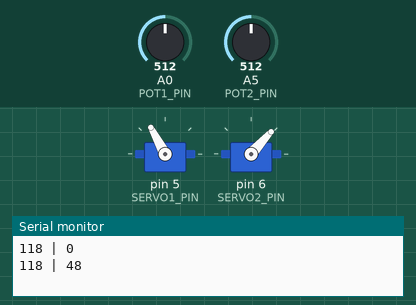
Simulated run of this sketch. Board: Arduino Uno, built with avr-gcc and run on an emulated ATmega328P. Shown: 2 × servo, the last lines printed to the serial monitor. Inputs (shaded band) come from the test bench; at power-on: A0 (POT1_PIN) = 512, A5 (POT2_PIN) = 512.

Above: at 1.2 s.
1.3 s: A0 (POT1_PIN) set to 716
At 2.5 s:
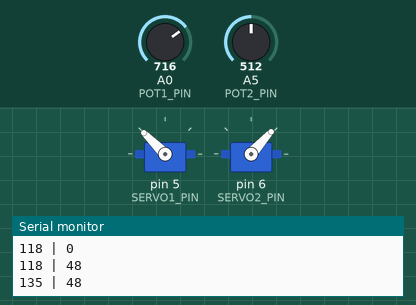
2.8 s: A5 (POT2_PIN) set to 716
At 3.6 s:
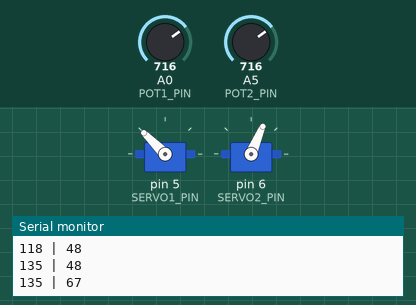
4.3 s: A0 (POT1_PIN) set to 900
At 4.7 s:
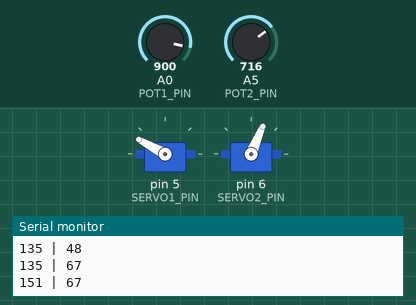
5.8 s: A5 (POT2_PIN) set to 900
At 7.0 s:
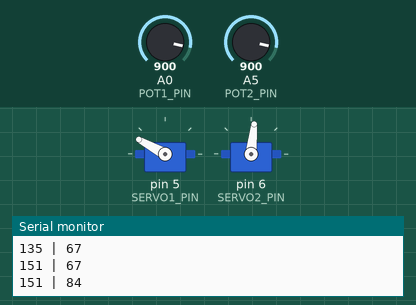
7.3 s: A0 (POT1_PIN) set to 1023
At 8.2 s:
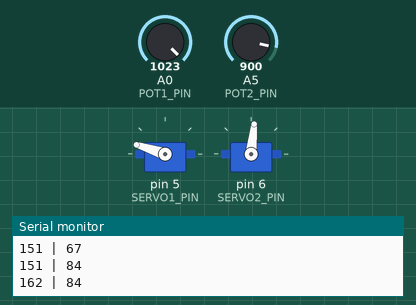
8.8 s: A5 (POT2_PIN) set to 511
At 9.3 s:
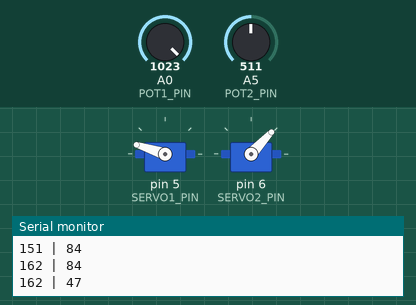
Timing chart, 0 to 11.3 s (numbered marks = the images above; inputs shaded):
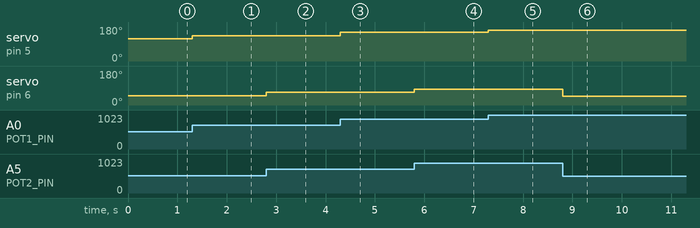

Measured:
- after the input at 1.3 s, servo on pin 5 (SERVO1_PIN): 118° → 135° at once
- after the input at 2.8 s, servo on pin 6 (SERVO2_PIN): 48° → 67° at once
- after the input at 4.3 s, servo on pin 5 (SERVO1_PIN): 135° → 151° at once
- after the input at 5.8 s, servo on pin 6 (SERVO2_PIN): 67° → 84° at once
- after the input at 7.3 s, servo on pin 5 (SERVO1_PIN): 151° → 162° at once
- after the input at 8.8 s, servo on pin 6 (SERVO2_PIN): 84° → 47° at once

The sketch:

neptr_servoTest.ino
```cpp
#include "ServoEasing.h"

#define SERVO1_PIN 5
#define SERVO2_PIN 6
#define POT1_PIN A0
#define POT2_PIN A5
int pot1_reading;
int pot2_reading;

#define SERVO1_MAX 162 //162
#define SERVO1_MIN 75 //75
#define SERVO2_MAX 96 //96
#define SERVO2_MIN 0 //0

#define POT_TOLERANCE 4

byte servo1_position;
byte servo2_position;

ServoEasing Servo1;
ServoEasing Servo2;

void setup() {
  Serial.begin(9600);
  Servo1.attach(SERVO1_PIN);
  Servo2.attach(SERVO2_PIN);

  /*setSpeedForAllServos(30);
  setEasingTypeForAllServos(EASE_CUBIC_IN_OUT);*/

  /*Servo1.startEaseTo(135, 40, false);
    do {
        delayAndUpdateAndWaitForAllServosToStop(100);
    } while (Servo1.isMoving() || Servo2.isMoving());*/
}

void loop() {
  if(pot1_reading > (analogRead(POT1_PIN)+POT_TOLERANCE) || pot1_reading < (analogRead(POT1_PIN)-POT_TOLERANCE)){
    pot1_reading = analogRead(POT1_PIN);
    servo1_position = map(pot1_reading,0,1023, SERVO1_MIN,SERVO1_MAX);
    Servo1.write(servo1_position);

    Serial.print(servo1_position);
    Serial.print(" | ");
    Serial.println(servo2_position);
  }
  if(pot2_reading > (analogRead(POT2_PIN)+POT_TOLERANCE) || pot2_reading < (analogRead(POT2_PIN)-POT_TOLERANCE)){
    pot2_reading = analogRead(POT2_PIN);
    servo2_position = map(pot2_reading,0,1023, SERVO2_MIN,SERVO2_MAX);
    Servo2.write(servo2_position);

    Serial.print(servo1_position);
    Serial.print(" | ");
    Serial.println(servo2_position);
  }
}
```
